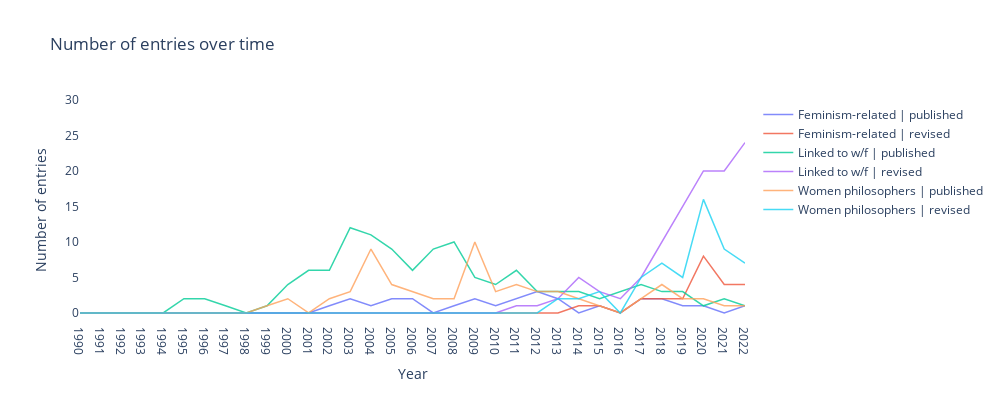

The notebook cell this image was saved under:
### Code cell
fem_conbined_list = women_url_list + feminist_url_list + feminism_url_list

# open database/thinker_linked_women_list.json
with open('database/thinker_linked_women_list.json', 'r', encoding='utf-8') as f:
    thinker_linked_women_list = json.load(f)

# for entries in these lists, print the pubinfo
# for k, v in ent_meta_dict.items():
#     if k in fem_conbined_list:
#         print("------", v["title"])
#         print(list(v["pubinfo"].values())[1], list(v["pubinfo"].values())[3])


# https://plotly.com/python/line-charts/

import plotly.graph_objects as go
# use plotlly to draw line chart of the number of entries over time, based on v["pubinfo"].values())[1]
# draw the line chart
fig = go.Figure()

add_trace_line_chart(women_url_list, "Feminism-related | ", "published")
add_trace_line_chart(women_url_list, "Feminism-related | ", "revised")
add_trace_line_chart(thinker_linked_women_list, "Linked to w/f | ", "published")
add_trace_line_chart(thinker_linked_women_list, "Linked to w/f | ", "revised")
add_trace_line_chart(fem_conbined_list, "Women philosophers | ", "published")
add_trace_line_chart(fem_conbined_list, "Women philosophers | ", "revised")
# add_trace_line_chart(list(ent_meta_dict.keys()), "all | ", "published")
# add_trace_line_chart(list(ent_meta_dict.keys()), "all | ", "revised")


fig.update_layout(title='Number of entries over time',
                    xaxis_title='Year',
                    yaxis_title='Number of entries')
# show each year
fig.update_xaxes(tickmode = 'linear')
# set the range of y axis
fig.update_yaxes(range=[-1, 30])
# make figures higher
fig.update_layout(height=700)

# make smooth lines more visible 

fig.update_traces(line=dict(width=1.5))
# transparent background
fig.update_layout(plot_bgcolor='rgba(10,10,10,0)')
# make traces more transparent
fig.update_traces(opacity=0.8)

# size
fig.update_layout(
    autosize=False,
    width=1000,
    height=400)

# make y-axis more dense, only show 5, 10, 50, 100, 200, 300
# fig.update_yaxes(tickmode = 'array', tickvals = [0, 5, 10, 50, 100, 200, 300])
fig.show()

### Figure 1 — Plotly figure (JSON) as saved in the notebook; plotly's stock layout.template omitted (floating-point values rounded to 4 significant figures)
{"data": [{"line": {"width": 1.5}, "mode": "lines", "name": "Feminism-related | published", "opacity": 0.8, "type": "scatter", "x": [1990, 1991, 1992, 1993, 1994, 1995, 1996, 1997, 1998, 1999, 2000, 2001, 2002, 2003, 2004, 2005, 2006, 2007, 2008, 2009, 2010, 2011, 2012, 2013, 2014, 2015, 2016, 2017, 2018, 2019, 2020, 2021, 2022], "y": [0, 0, 0, 0, 0, 0, 0, 0, 0, 0, 0, 0, 1, 2, 1, 2, 2, 0, 1, 2, 1, 2, 3, 2, 0, 1, 0, 2, 2, 1, 1, 0, 1]}, {"line": {"width": 1.5}, "mode": "lines", "name": "Feminism-related | revised", "opacity": 0.8, "type": "scatter", "x": [1990, 1991, 1992, 1993, 1994, 1995, 1996, 1997, 1998, 1999, 2000, 2001, 2002, 2003, 2004, 2005, 2006, 2007, 2008, 2009, 2010, 2011, 2012, 2013, 2014, 2015, 2016, 2017, 2018, 2019, 2020, 2021, 2022], "y": [0, 0, 0, 0, 0, 0, 0, 0, 0, 0, 0, 0, 0, 0, 0, 0, 0, 0, 0, 0, 0, 0, 0, 0, 1, 1, 0, 2, 2, 2, 8, 4, 4]}, {"line": {"width": 1.5}, "mode": "lines", "name": "Linked to w/f | published", "opacity": 0.8, "type": "scatter", "x": [1990, 1991, 1992, 1993, 1994, 1995, 1996, 1997, 1998, 1999, 2000, 2001, 2002, 2003, 2004, 2005, 2006, 2007, 2008, 2009, 2010, 2011, 2012, 2013, 2014, 2015, 2016, 2017, 2018, 2019, 2020, 2021, 2022], "y": [0, 0, 0, 0, 0, 2, 2, 1, 0, 1, 4, 6, 6, 12, 11, 9, 6, 9, 10, 5, 4, 6, 3, 3, 3, 2, 3, 4, 3, 3, 1, 2, 1]}, {"line": {"width": 1.5}, "mode": "lines", "name": "Linked to w/f | revised", "opacity": 0.8, "type": "scatter", "x": [1990, 1991, 1992, 1993, 1994, 1995, 1996, 1997, 1998, 1999, 2000, 2001, 2002, 2003, 2004, 2005, 2006, 2007, 2008, 2009, 2010, 2011, 2012, 2013, 2014, 2015, 2016, 2017, 2018, 2019, 2020, 2021, 2022], "y": [0, 0, 0, 0, 0, 0, 0, 0, 0, 0, 0, 0, 0, 0, 0, 0, 0, 0, 0, 0, 0, 1, 1, 2, 5, 3, 2, 5, 10, 15, 20, 20, 24]}, {"line": {"width": 1.5}, "mode": "lines", "name": "Women philosophers | published", "opacity": 0.8, "type": "scatter", "x": [1990, 1991, 1992, 1993, 1994, 1995, 1996, 1997, 1998, 1999, 2000, 2001, 2002, 2003, 2004, 2005, 2006, 2007, 2008, 2009, 2010, 2011, 2012, 2013, 2014, 2015, 2016, 2017, 2018, 2019, 2020, 2021, 2022], "y": [0, 0, 0, 0, 0, 0, 0, 0, 0, 1, 2, 0, 2, 3, 9, 4, 3, 2, 2, 10, 3, 4, 3, 3, 2, 1, 0, 2, 4, 2, 2, 1, 1]}, {"line": {"width": 1.5}, "mode": "lines", "name": "Women philosophers | revised", "opacity": 0.8, "type": "scatter", "x": [1990, 1991, 1992, 1993, 1994, 1995, 1996, 1997, 1998, 1999, 2000, 2001, 2002, 2003, 2004, 2005, 2006, 2007, 2008, 2009, 2010, 2011, 2012, 2013, 2014, 2015, 2016, 2017, 2018, 2019, 2020, 2021, 2022], "y": [0, 0, 0, 0, 0, 0, 0, 0, 0, 0, 0, 0, 0, 0, 0, 0, 0, 0, 0, 0, 0, 0, 0, 2, 2, 3, 0, 5, 7, 5, 16, 9, 7]}], "layout": {"autosize": false, "height": 400, "plot_bgcolor": "rgba(10,10,10,0)", "title": {"text": "Number of entries over time"}, "width": 1000, "xaxis": {"tickmode": "linear", "title": {"text": "Year"}}, "yaxis": {"range": [-1, 30], "title": {"text": "Number of entries"}}}}
